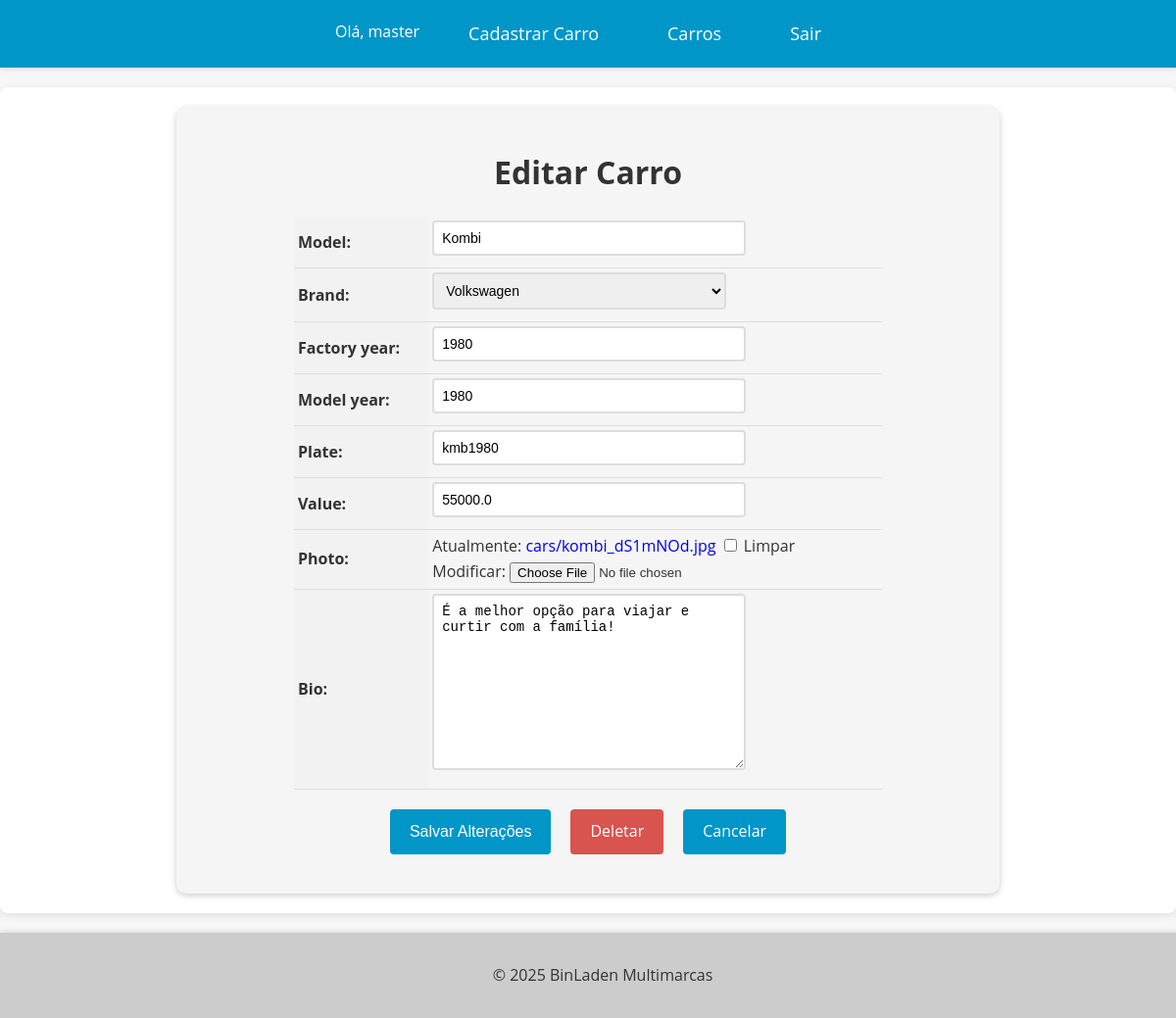
Page /car/29/update/ (signed in) on the committed database.
### cars/models.py (models this page shows, shortened)
class Car(models.Model):
    id = models.AutoField(primary_key=True)
    model = models.CharField(max_length=200)
    brand = models.ForeignKey(Brand, on_delete=models.PROTECT, related_name='car_brand')
    factory_year = models.IntegerField(blank=True, null=True)
    model_year = models.IntegerField(blank=True, null=True)
    plate = models.CharField(max_length=100, blank=True, null=True)
    value = models.FloatField(blank=True, null=True)
    photo = models.ImageField(upload_to='cars/', blank=True, null=True)
    bio = models.TextField(blank=True, null=True)

### cars/views.py (the view, shortened to what this page needs)
# urls.py: path('car/<int:pk>/update/', CarUpdateView.as_view(), name='car_update'),
@method_decorator(login_required(login_url='login'), name='dispatch')
class CarUpdateView(UpdateView):
    model = Car
    form_class = CarModelForm
    template_name = 'car_update.html'

### cars/forms.py (shortened to what this page needs)
class CarModelForm(forms.ModelForm):
    class Meta:
        model = Car
        fields = '__all__'

### cars/models.py (called while the page is built)
    def __str__(self):
        return self.name

### cars/templates/car_update.html (shortened to what this page needs)
{% extends "base.html" %}
{% block content %}
  <form method="post" enctype="multipart/form-data">
    <h1>Editar Carro</h1>
    <table>
      {{ form.as_table }}
    </table>
    <div>
      <div class="buttons-container">
        <input type="submit" value="Salvar Alterações" class="btn btn-primary">
        <a href="{% url 'car_delete' pk=object.pk %}" class="btn btn-danger">Deletar</a>
        <a href="{% url 'cars_list' %}" class="btn btn-secondary">Cancelar</a>
      </div>
    </div>
  </form>
{% endblock %}

### app/templates/base.html (shortened to what this page needs)
<!DOCTYPE html>
<html lang="en">
<head>
</head>
<body>
  <header>
    <nav>
      <ul>
        {% if user.is_authenticated %}
          <li>Olá, {{ user.username }}</li>
          <li><a href="{% url 'new_car' %}">Cadastrar Carro</a></li>
          <li><a href="{% url 'cars_list' %}">Carros</a></li>
          <li><a href="{% url 'logout' %}">Sair</a></li>
        {% endif %}
      </ul>
    </nav>
  </header>
  <main>
    {% block content %}
    {% endblock %}
  </main>
  <footer>
    <p>&copy; 2025 BinLaden Multimarcas</p>
  </footer>
</body>
</html>

### app/templates/base.html (style rules this page uses)
body { font-family: 'Open Sans', sans-serif; background-color: #f7f7f7; color: #333; margin: 0; padding: 0; line-height: 1.6; }
header { background-color: #0096c7; color: #fff; text-align: center; padding: 20px 0; box-shadow: 0 2px 5px rgba(0, 0, 0, 0.1); }
nav { display: flex; justify-content: center; align-items: center; }
nav ul { list-style: none; margin: 0; padding: 0; display: flex; }
nav ul li { margin: 0 15px; }
nav ul li a { color: #fff; text-decoration: none; font-size: 18px; padding: 10px 20px; border-radius: 5px; transition: background-color 0.3s ease, transform 0.2s ease; }
main { max-width: 1200px; margin: 20px auto; padding: 20px; background-color: #fff; border-radius: 8px; box-shadow: 0 2px 10px rgba(0, 0, 0, 0.1); }
footer { background-color: #ccc; color: #333; padding: 15px; text-align: center; position: relative; bottom: 0; width: 100%; box-shadow: 0 -2px 5px rgba(0, 0, 0, 0.1); }

### cars/templates/car_update.html (style rules this page uses)
form { max-width: 800px; margin: 0 auto; padding: 20px; background-color: #f5f5f5; border-radius: 10px; box-shadow: 0 2px 6px rgba(0, 0, 0, 0.2); }
form h1 { font-size: 2rem; margin-bottom: 20px; text-align: center; }
table { margin: 0 auto; border-collapse: collapse; width: 100%; max-width: 600px; }
th, td { padding: 4px; text-align: left; border-bottom: 1px solid #ddd; }
th { background-color: #f2f2f2; }
input[type="text"], input[type="number"], select, textarea { padding: 8px; font-size: 14px; border: 2px solid #ddd; border-radius: 4px; width: 100%; max-width: 300px; margin-bottom: 8px; transition: border-bottom-color 0.3s ease-in-out; }
.btn { background-color: #0096c7; color: #fff; border: none; padding: 10px 20px; font-size: 16px; border-radius: 4px; cursor: pointer; transition: background-color 0.3s ease-in-out; }
.buttons-container { display: flex; justify-content: center; margin-top: 20px; margin-bottom: 20px; }
.btn { display: inline-block; background-color: #0096c7; color: #fff; border: none; padding: 10px 20px; font-size: 16px; border-radius: 4px; cursor: pointer; transition: background-color 0.3s ease-in-out; margin: 0 10px; }
.btn-danger { background-color: #d9534f; text-decoration: none !important; }
a { text-decoration: none !important; }

### rows in the picture
Car: model "Kombi", brand "Volkswagen", factory_year "1980", model_year "1980", plate "kmb1980", value "55000.0", bio "É a melhor opção para viajar e curtir com a família!"

### other values in the picture
{{ user.username }} "master"
